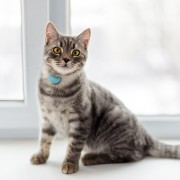
#> input picture exercises/1 image transformation/cat.jpg, 180 x 180 px
$ python flip_and_crop.py
#> lines starting #> are read from the running program, lines starting #| are printed output that depends on the picture
import cv2

image = cv2.imread('cat.jpg')
#> image is the input picture: shape (180, 180, 3); mean B, G, R 189, 191.9, 194.9

cropped_image = image[:, :100]
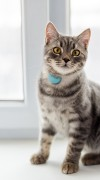
#> cropped_image: shape (180, 100, 3); mean B, G, R 178.9, 183, 187.1
flipped_image_lr = image[:, ::-1, :]
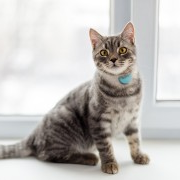
#> flipped_image_lr: shape (180, 180, 3); mean B, G, R 189, 191.9, 194.9
flipped_image_up = image[::-1, :, :]
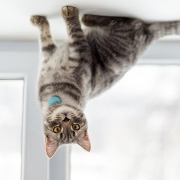
#> flipped_image_up: shape (180, 180, 3); mean B, G, R 189, 191.9, 194.9

cv2.imshow('cat image', image)
cv2.imshow('cropped image', cropped_image)
cv2.imshow('flipped cat image up', flipped_image_up)
cv2.imshow('flipped cat image lr', flipped_image_lr)

cv2.waitKey()
